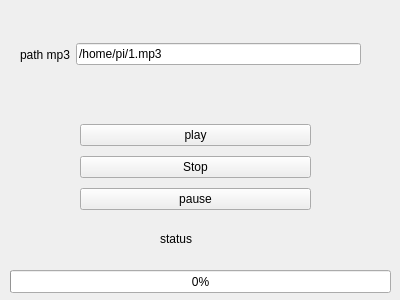
<?xml version="1.0" encoding="UTF-8"?>
<ui version="4.0">
 <class>frmmp3player</class>
 <widget class="QWidget" name="frmmp3player">
  <property name="geometry">
   <rect>
    <x>0</x>
    <y>0</y>
    <width>400</width>
    <height>300</height>
   </rect>
  </property>
  <property name="windowTitle">
   <string>Form</string>
  </property>
  <widget class="QProgressBar" name="progressBar">
   <property name="geometry">
    <rect>
     <x>10</x>
     <y>270</y>
     <width>381</width>
     <height>23</height>
    </rect>
   </property>
   <property name="value">
    <number>0</number>
   </property>
  </widget>
  <widget class="QWidget" name="layoutWidget">
   <property name="geometry">
    <rect>
     <x>80</x>
     <y>120</y>
     <width>231</width>
     <height>95</height>
    </rect>
   </property>
   <layout class="QVBoxLayout" name="verticalLayout">
    <item>
     <widget class="QPushButton" name="btnPlay">
      <property name="text">
       <string>play</string>
      </property>
     </widget>
    </item>
    <item>
     <widget class="QPushButton" name="btnStop">
      <property name="text">
       <string>Stop</string>
      </property>
     </widget>
    </item>
    <item>
     <widget class="QPushButton" name="btnpause">
      <property name="text">
       <string>pause</string>
      </property>
     </widget>
    </item>
   </layout>
  </widget>
  <widget class="QWidget" name="layoutWidget">
   <property name="geometry">
    <rect>
     <x>20</x>
     <y>40</y>
     <width>341</width>
     <height>29</height>
    </rect>
   </property>
   <layout class="QHBoxLayout" name="horizontalLayout">
    <item>
     <widget class="QLabel" name="label">
      <property name="text">
       <string>path mp3</string>
      </property>
     </widget>
    </item>
    <item>
     <widget class="QLineEdit" name="txtpath">
      <property name="text">
       <string>/home/pi/1.mp3</string>
      </property>
     </widget>
    </item>
   </layout>
  </widget>
  <widget class="QLabel" name="lblstatus">
   <property name="geometry">
    <rect>
     <x>160</x>
     <y>230</y>
     <width>67</width>
     <height>17</height>
    </rect>
   </property>
   <property name="text">
    <string>status</string>
   </property>
  </widget>
 </widget>
 <resources/>
 <connections/>
</ui>
